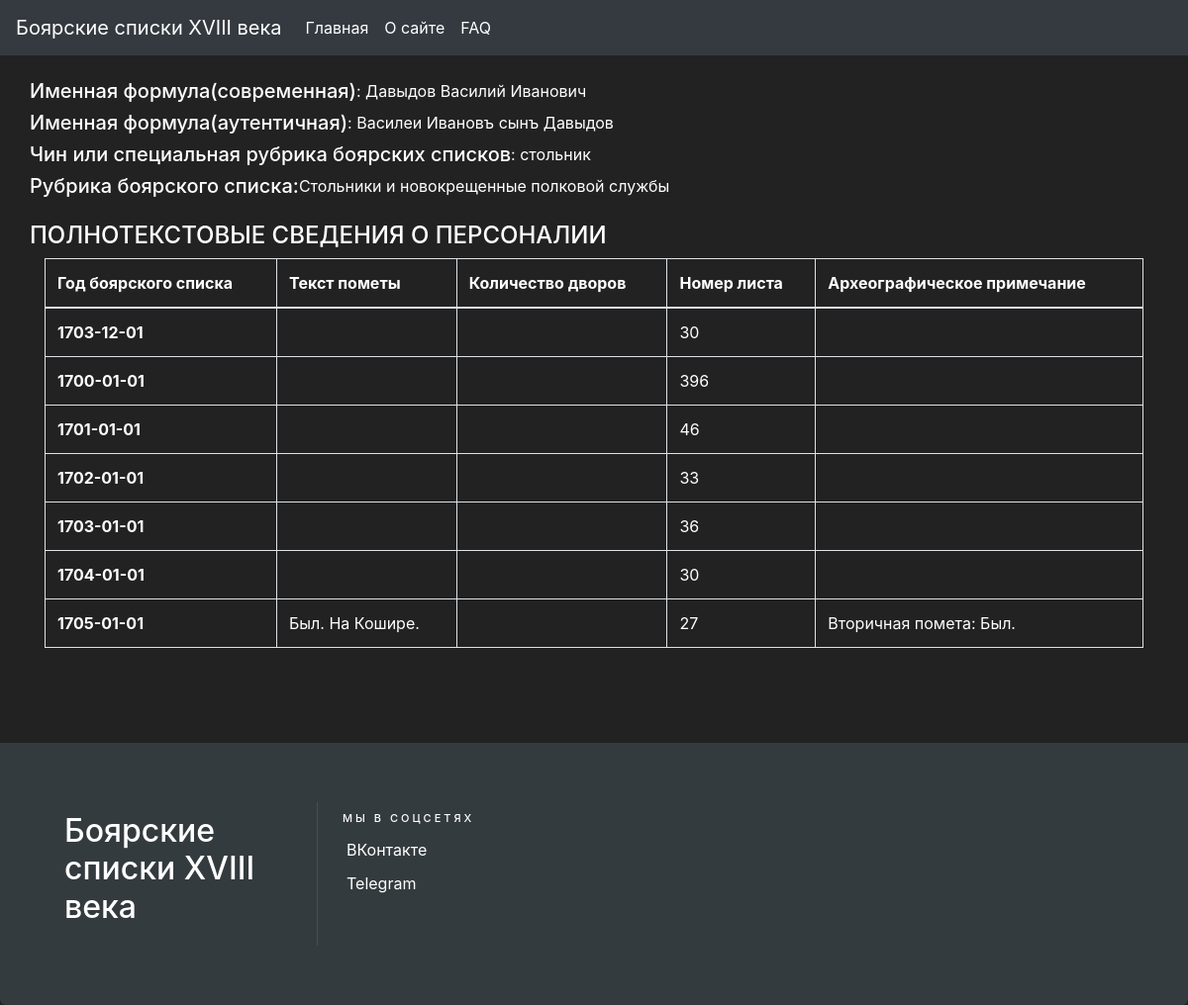
The page /people_info/1 on the database as committed earlier.
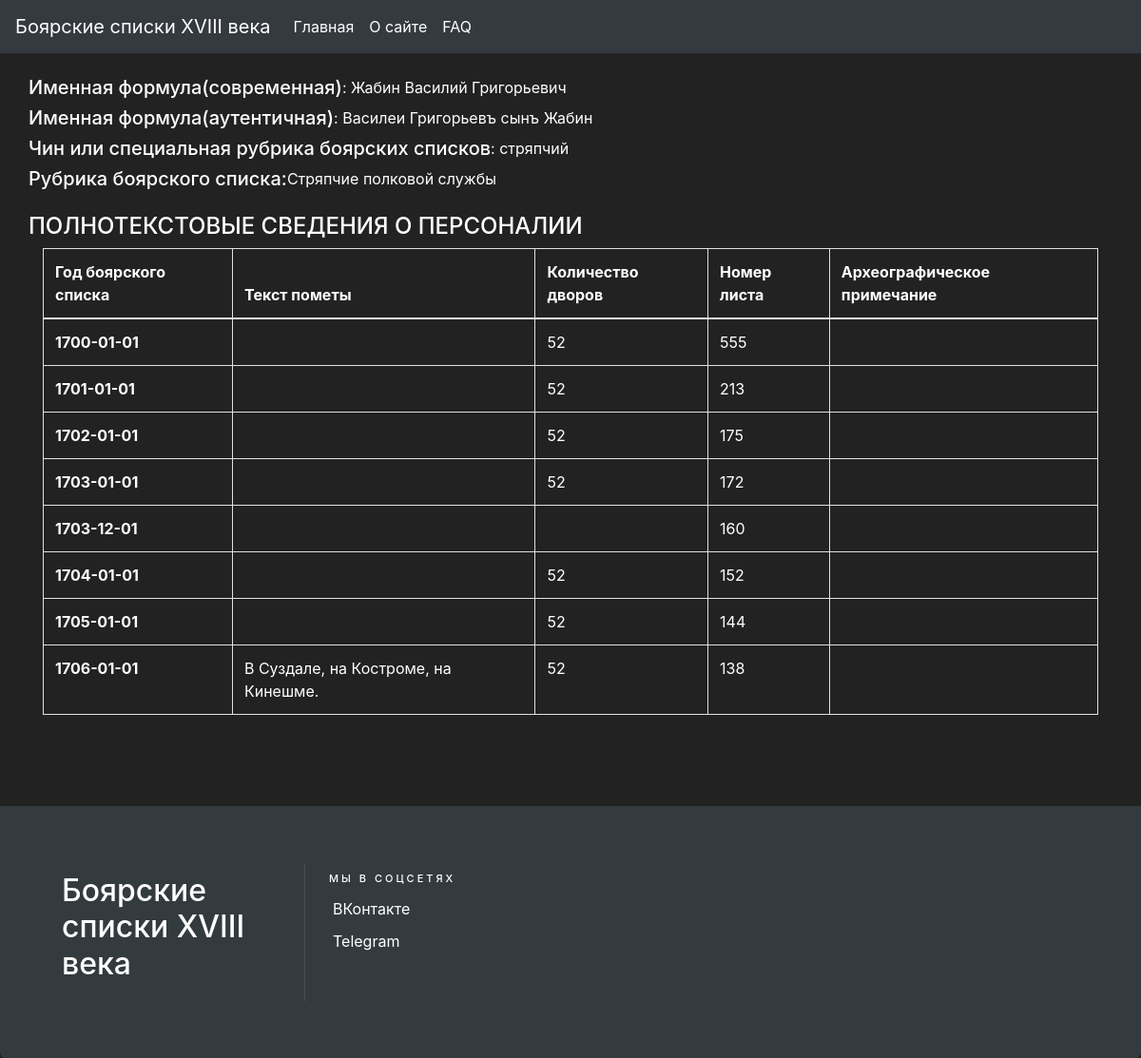
The same page on the database as committed later.
### app.py (models this page shows)
class ManModel(db.Model):
    id = db.Column(db.Integer, primary_key=True)
    name = db.Column(db.String(100), nullable=False)
    old_name = db.Column(db.String(200), nullable=False)
    chin = db.Column(db.String(100), nullable=False)
    rubric = db.Column(db.String(100), nullable=False)
    tables = db.relationship('RelatedInfo', backref='person', lazy=True)

class RelatedInfo(db.Model):
    id = db.Column(db.Integer, primary_key=True)
    year = db.Column(db.String(100), nullable=False)
    note = db.Column(db.String(200))
    count = db.Column(db.Integer)
    list_number = db.Column(db.Integer)
    arch_note = db.Column(db.String(200))
    person_id = db.Column(db.Integer, db.ForeignKey('man_model.id'),
                          nullable=False)

### app.py (the view)
@app.route('/people_info/<id>')
def man_detail(id):
    man = ManModel.query.get_or_404(id)  # Получение модели человека
    tables = RelatedInfo.query.filter_by(person_id=id).all()  # Получение связанных с ним записей в таблицах(архивах)
    return render_template('man_detail.html', man=man, tables=tables)

### templates/man_detail.html (shortened to what this page needs)
<!DOCTYPE html>
<html lang="ru">
<head>
    <link rel="stylesheet" href="https://stackpath.bootstrapcdn.com/bootstrap/4.3.1/css/bootstrap.min.css"
>
    <link rel="stylesheet" href="../static/index.css">
</head>
<body>
    <nav class="navbar navbar-expand-lg navbar-dark bg-dark tab">
        <a class="navbar-brand" href="">Боярские списки XVIII века</a>
        <div class="collapse navbar-collapse" id="navbarTogglerDemo02">
            <ul class="navbar-nav mr-auto mt-2 mt-lg-0">
                <li class="nav-item active">
                    <a class="nav-link" href="#">Главная <span class="sr-only">(current)</span></a>
                </li>
                <li class="nav-item active">
                    <a class="nav-link" href="#">О сайте <span class="sr-only">(current)</span></a>
                </li>
                <li class="nav-item active">
                    <a class="nav-link" href="#">FAQ <span class="sr-only">(current)</span></a>
                </li>
            </ul>
        </div>
    </nav>
    <div class="container">
        <div class="row pt-4">
            <div class="col-sm-6 col-md-8 col-xl" style="padding-bottom:5em;">
                <div class="row">
                    <p><h5>Именная формула(современная)</h5>: {{man.name}}</p>
                </div>
                <div class="row">
                    <p><h5>Именная формула(аутентичная)</h5>: {{man.old_name}}</p>
                </div>
                <div class="row">
                    <p><h5>Чин или специальная рубрика боярских списков</h5>: {{man.chin}}</p>
                </div>
                <div class="row">
                    <p><h5>Рубрика боярского списка:</h5> {{man.rubric}}</p>
                </div>
                <div class="row pt-3">
                    <h4>ПОЛНОТЕКСТОВЫЕ СВЕДЕНИЯ О ПЕРСОНАЛИИ</h4>
                </div>
                <div>
                    <table class="table table-bordered" style="color: white;">
                        <thead>
                          <tr>
                            <th>Год боярского списка</th>
                            <th>Текст пометы</th>
                            <th>Количество дворов</th>
                            <th>Номер листа</th>
                            <th>Археографическое примечание</th>
                          </tr>
                        </thead>
                        <tbody>
                        {% for el in tables %}
                          <tr>
                            <th scope="row">{{el.year}}</th>
                            {% if el.note == None %}<td></td> {% else %}<td>{{el.note}}</td> {% endif %}
                            {% if el.count == None %}<td></td> {% else %}<td>{{el.count}}</td> {% endif %}
                            <td>{{el.list_number}}</td>
                            {% if el.arch_note == None %}<td></td> {% else %}<td>{{el.arch_note}}</td> {% endif %}
                          </tr>
                        {% endfor %}
                        </tbody>
                      </table>
                </div>
            </div>
        </div>
    </div>
    <footer id="footer" class="footer-bs footer navbar-fixed-bottom">
        <div class="container">
            <div class="row">
                <div class="col-md-3 footer-brand animated fadeInLeft">
                    <h2>Боярские списки XVIII века</h2>
                </div>
                <div class="col-md-2 footer-social animated fadeInDown">
                    <h4>Мы в соцсетях</h4>
                    <ul>
                        <li><a href="" target="_blank">ВКонтакте</a></li>
                        <li><a href="#">Telegram</a></li>
                    </ul>
                </div>
            </div>
        </div>
    </footer>
</body>
</html>

### static/index.css (style rules this page uses)
body { background-color: #222; color: #fff; }
.footer-bs { background-color:#343b3f; padding: 60px 40px; color: rgba(255,255,255,1.00); border-bottom-right-radius: 6px; border-top-left-radius: 0px; border-bottom-left-radius: 6px; }
.footer-bs .footer-brand, .footer-bs .footer-nav, .footer-bs .footer-social, .footer-bs .footer-ns { padding:10px 25px; }
.footer-bs .footer-nav, .footer-bs .footer-social, .footer-bs .footer-ns { border-color: transparent; }
.footer-bs .footer-brand h2 { margin:0px 0px 10px; }
.footer-bs .footer-social ul { list-style:none; padding:0px; }
.footer-bs .footer-social h4 { font-size: 11px; text-transform: uppercase; letter-spacing: 3px; }
.footer-bs .footer-social li { padding:5px 4px; }
.footer-bs .footer-social a { color:rgba(255,255,255,1.00); }
@media (min-width: 768px) { .footer-bs .footer-nav, .footer-bs .footer-social, .footer-bs .footer-ns { border-left:solid 1px rgba(255,255,255,0.10); } }
* { box-sizing: border-box; }

Rows that differ between the two databases and show on the page:
changed ManModel: name "Давыдов Василий Иванович" → "Жабин Василий Григорьевич"; old_name "Василеи Ивановъ сынъ Давыдов" → "Василеи Григорьевъ сынъ Жабин"; chin "стольник" → "стряпчий"; rubric "Стольники и новокрещенные полковой службы" → "Стряпчие полковой службы"
changed RelatedInfo (number 1 of 8 on the later page): year "1703-12-01" → "1700-01-01"; count (not shown) → "52"; list_number "30" → "555"
changed RelatedInfo (number 2 of 8 on the later page): year "1700-01-01" → "1701-01-01"; count (not shown) → "52"; list_number "396" → "213"
changed RelatedInfo (number 3 of 8 on the later page): year "1701-01-01" → "1702-01-01"; count (not shown) → "52"; list_number "46" → "175"
changed RelatedInfo (number 4 of 8 on the later page): year "1702-01-01" → "1703-01-01"; count (not shown) → "52"; list_number "33" → "172"
changed RelatedInfo (number 5 of 8 on the later page): year "1703-01-01" → "1703-12-01"; list_number "36" → "160"
changed RelatedInfo (number 6 of 8 on the later page): count (not shown) → "52"; list_number "30" → "152"
changed RelatedInfo (number 7 of 8 on the later page): count (not shown) → "52"; list_number "27" → "144"; note "Был. На Кошире." → (not shown); arch_note "Вторичная помета: Был." → (not shown)
now on this page (row edited): RelatedInfo: year "1706-01-01", note "В Суздале, на Костроме, на Кинешме.", count "52", list_number "138"
